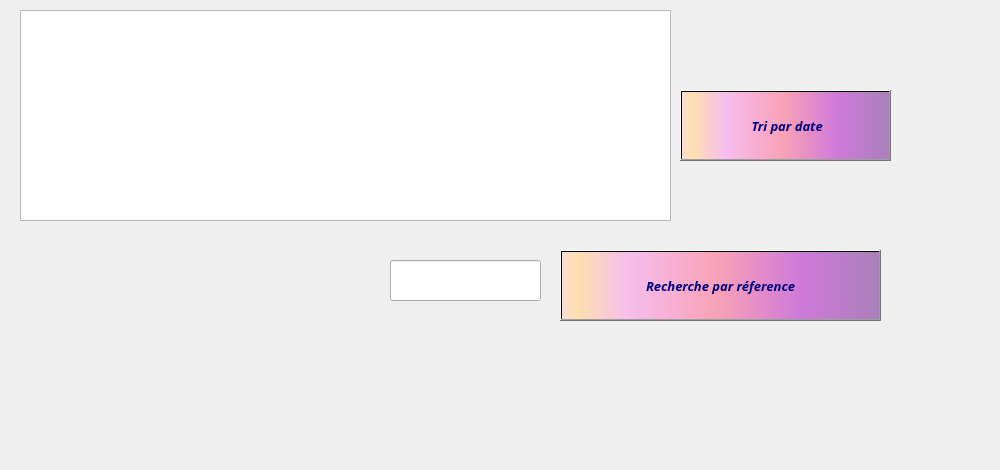
     <widget class="QWidget" name="tab_materiel_9">
      <attribute name="title">
       <string>Afficher</string>
      </attribute>
      <widget class="QLabel" name="label_materiel_36">
       <property name="geometry">
        <rect>
         <x>10</x>
         <y>-10</y>
         <width>981</width>
         <height>461</height>
        </rect>
       </property>
       <property name="text">
        <string/>
       </property>
       <property name="pixmap">
        <pixmap>../00.png</pixmap>
       </property>
      </widget>
      <widget class="QTableView" name="tableView_materiel_2">
       <property name="geometry">
        <rect>
         <x>20</x>
         <y>10</y>
         <width>651</width>
         <height>211</height>
        </rect>
       </property>
      </widget>
      <widget class="QPushButton" name="pushButton_materiel_17">
       <property name="geometry">
        <rect>
         <x>680</x>
         <y>90</y>
         <width>211</width>
         <height>71</height>
        </rect>
       </property>
       <property name="font">
        <font>
         <family>Lucida Calligraphy</family>
         <pointsize>10</pointsize>
         <weight>75</weight>
         <italic>true</italic>
         <bold>true</bold>
         <underline>false</underline>
         <strikeout>false</strikeout>
        </font>
       </property>
       <property name="styleSheet">
        <string notr="true">background-color: qlineargradient(spread:pad, x1:1, y1:0, x2:1, y2:0, stop:0.919598 rgba(255, 0, 111, 255), stop:0.98 rgba(0, 0, 0, 255), stop:1 rgba(235, 148, 61, 255));
color: rgb(0, 0, 127);
background-color: qlineargradient(spread:pad, x1:0, y1:0, x2:1, y2:0, stop:0.0100503 rgba(252, 222, 204, 255), stop:0.0502513 rgba(254, 223, 175, 255), stop:0.211055 rgba(246, 189, 237, 255), stop:0.487437 rgba(249, 162, 183, 255), stop:0.753769 rgba(206, 122, 218, 255), stop:1 rgba(170, 128, 185, 255));</string>
       </property>
       <property name="text">
        <string> Tri par date</string>
       </property>
       <property name="icon">
        <iconset>
         <normaloff>../tri.png</normaloff>../tri.png</iconset>
       </property>
       <property name="iconSize">
        <size>
         <width>100</width>
         <height>121</height>
        </size>
       </property>
      </widget>
      <widget class="QPushButton" name="pushButton_materiel_13">
       <property name="geometry">
        <rect>
         <x>560</x>
         <y>250</y>
         <width>321</width>
         <height>71</height>
        </rect>
       </property>
       <property name="font">
        <font>
         <family>Lucida Calligraphy</family>
         <pointsize>10</pointsize>
         <weight>75</weight>
         <italic>true</italic>
         <bold>true</bold>
         <underline>false</underline>
         <strikeout>false</strikeout>
        </font>
       </property>
       <property name="styleSheet">
        <string notr="true">background-color: qlineargradient(spread:pad, x1:1, y1:0, x2:1, y2:0, stop:0.919598 rgba(255, 0, 111, 255), stop:0.98 rgba(0, 0, 0, 255), stop:1 rgba(235, 148, 61, 255));
color: rgb(0, 0, 127);
background-color: qlineargradient(spread:pad, x1:0, y1:0, x2:1, y2:0, stop:0.0100503 rgba(252, 222, 204, 255), stop:0.0502513 rgba(254, 223, 175, 255), stop:0.211055 rgba(246, 189, 237, 255), stop:0.487437 rgba(249, 162, 183, 255), stop:0.753769 rgba(206, 122, 218, 255), stop:1 rgba(170, 128, 185, 255));</string>
       </property>
       <property name="text">
        <string>Recherche par réference</string>
       </property>
       <property name="icon">
        <iconset>
         <normaloff>../Sans titre-1.png</normaloff>../Sans titre-1.png</iconset>
       </property>
       <property name="iconSize">
        <size>
         <width>100</width>
         <height>121</height>
        </size>
       </property>
      </widget>
      <widget class="QLineEdit" name="lineEdit_materiel">
       <property name="geometry">
        <rect>
         <x>390</x>
         <y>260</y>
         <width>151</width>
         <height>41</height>
        </rect>
       </property>
      </widget>
     </widget>
